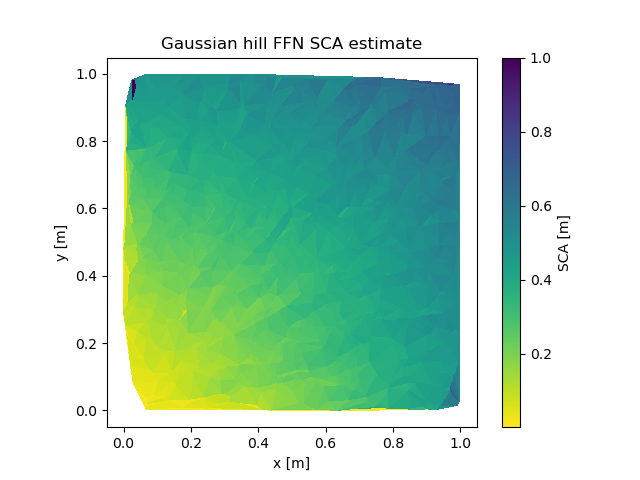

Source code (Python):
import numpy as np
from matplotlib import pyplot as pl
from FacetFlowNetwork import ffn

def GaussianHill(n = 1000):
    """
    Create a Gaussian hill sampling point cloud with n points.
    """
    x = np.random.random(n)
    y = np.random.random(n)
    z = np.exp(-x*x-y*y)
    return (x, y, z)

# construct FFN from a Gaussian hill
x, y, z = GaussianHill()
G = ffn(x, y, z)

# visualize the specific catchment area (SCA) for each facet of the FFN
pl.title('Gaussian hill FFN SCA estimate')
pl.tripcolor(x, y, G.tri, facecolors = G.sca(),
    vmax = 1, cmap = pl.cm.viridis_r)
cb = pl.colorbar()
cb.set_label('SCA [m]')
pl.xlabel('x [m]')
pl.ylabel('y [m]')
pl.gca().set_aspect('equal')
pl.savefig('Gauss.pdf')

# store FFN to disk
G.save('Gauss.hdf')

# load FFN from disk
F = ffn(fname = 'Gauss.hdf')

# compare the differences, should be zero since both are identical
dsca = G.sca() - F.sca()
print('Sum of deviations: %f' % np.sum(dsca))
del F

# export FFN SCA to LAS file
rgbc = G.sca()
pnts = G.facet_centroids()
rgbc[rgbc > 1] = 1
G.export('Gauss.las', rgbc, pnts)

# alternatively, average FFN SCA to the original point cloud and
# export that to a LAS file
rgbc = G.fatp(G.sca())
rgbc[rgbc > 1] = 1
G.export('Gauss_fatp.las', rgbc)
